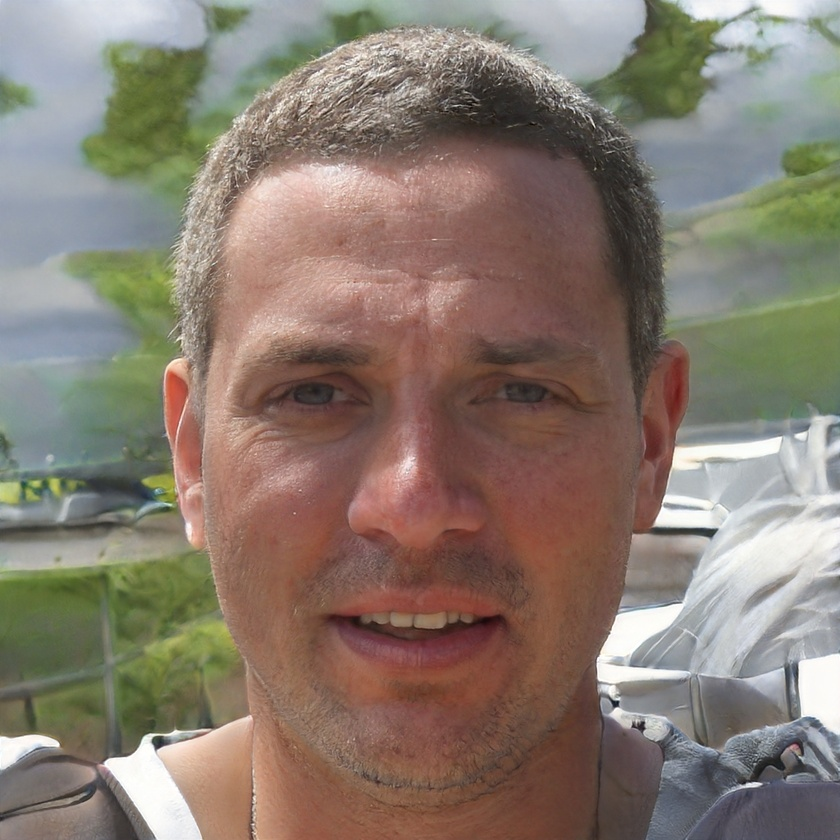
%> input picture img2/thispersondoesnotexist.jpg, 840 x 840 px, shrunk from 1024 x 1024 before the run
$ octave s5.m   (GNU Octave 9; MATLAB toolbox functions it lacks are replaced by stand-ins)
%> lines starting %> are read from the running program, lines starting %| are printed output that depends on the picture; in (x1, y1, x2, y2) boxes, pixels count from 0 and x2, y2 are one past the last pixel; in counts of white or black regions, pixels touching at a corner belong together; the program's own positions count from 1
clear;
close all;

faceImg = imread('thispersondoesnotexist.jpg');
%> faceImg is the input picture: size 840x840x3 uint8; mean R, G, B 136.1, 123, 111.3

%rgb -> hsv
faceImg = rgb2hsv(faceImg);
%> faceImg: size 840x840x3 double; mean H, S, V 0.226, 0.26, 0.557

%make logical filter
hueFilter = faceImg(:,:,1) < 0.10;   %色相
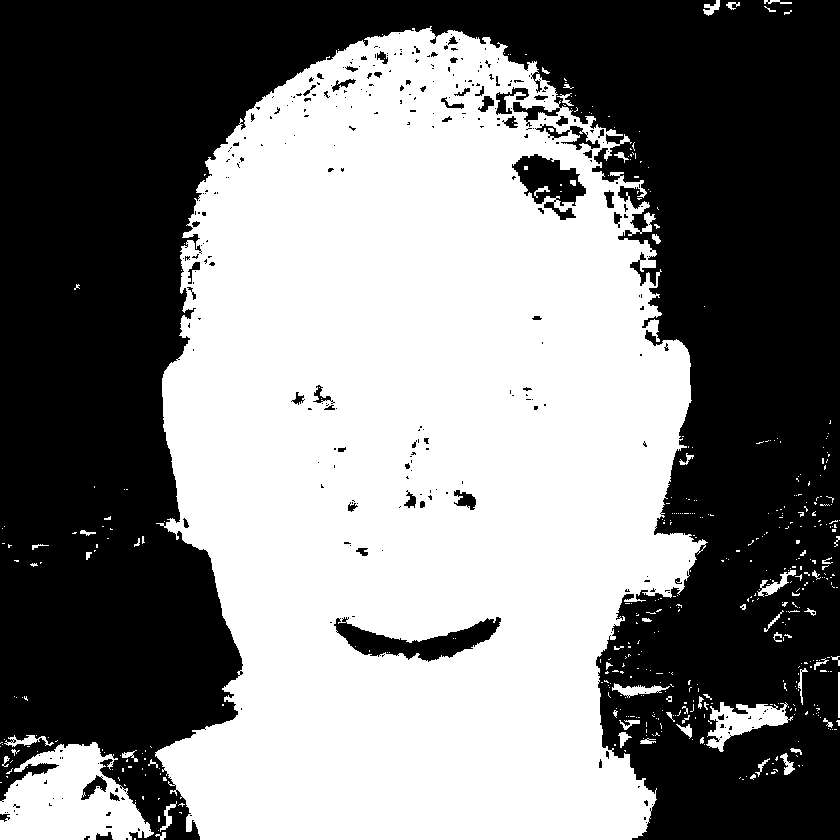
%> hueFilter: size 840x840 logical; 49.9% white; 470 white regions (410 under 20 px), largest, box (x1, y1, x2, y2) and area: (155, 26, 708, 840) 335184, (0, 742, 154, 840) 9710, (706, 702, 793, 752) 1880
saturationFilter = faceImg(:,:,2) > 0.2;   %彩度
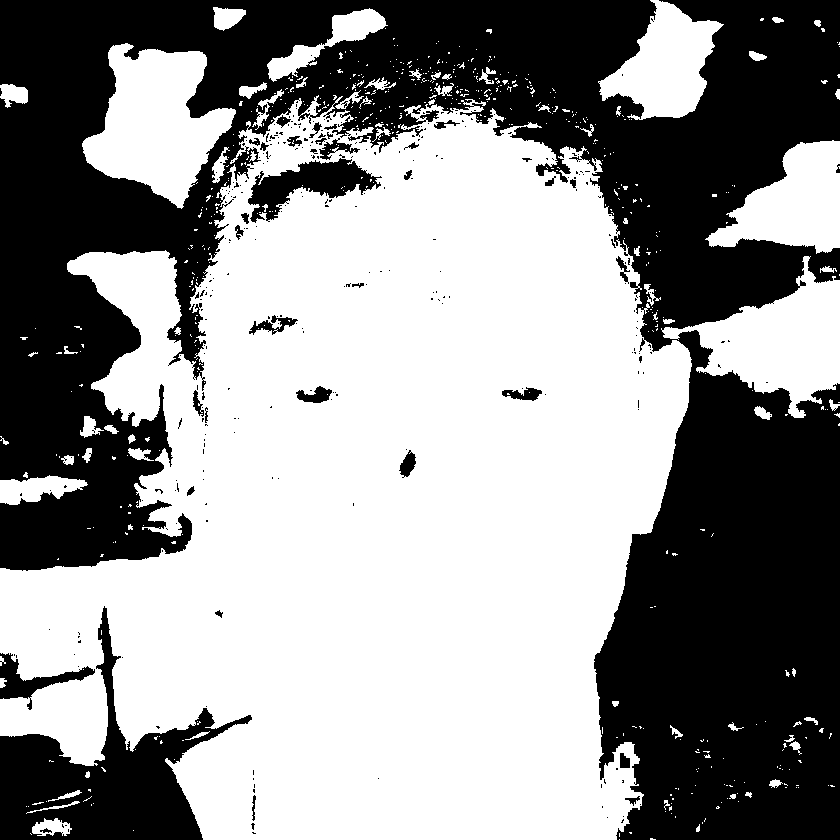
%> saturationFilter: size 840x840 logical; 57.1% white; 315 black regions (278 under 20 px), largest, box (x1, y1, x2, y2) and area: (0, 0, 840, 840) 274073, (0, 606, 252, 840) 19497, (248, 158, 382, 223) 3668
brightnessFilter = faceImg(:,:,3) > 0.1;   %明度
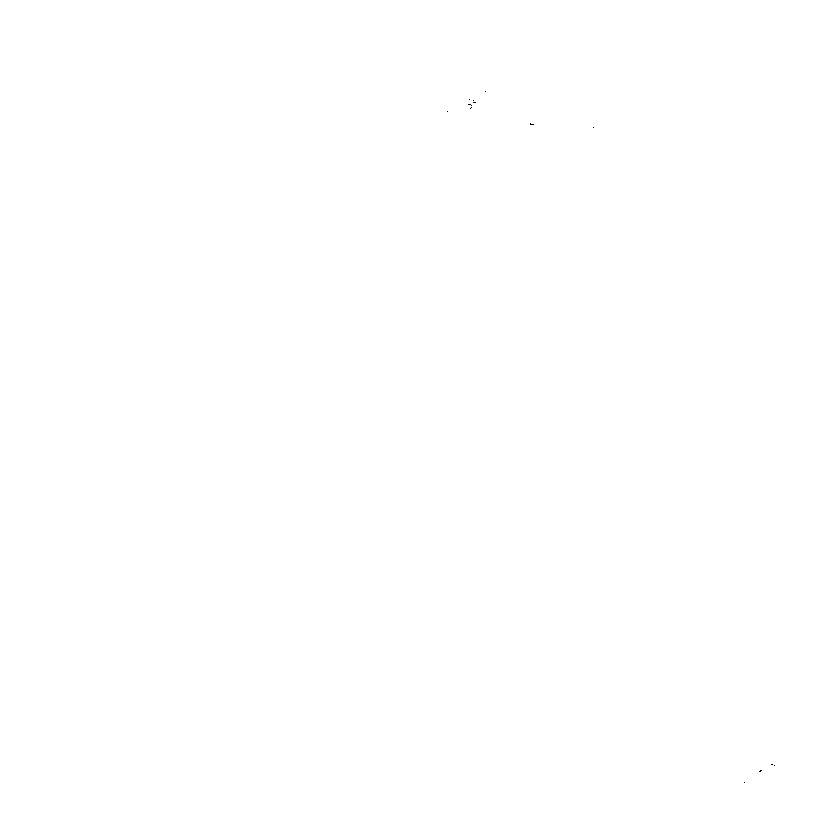
%> brightnessFilter: size 840x840 logical; 100% white; black in thin lines or dots, all inside (x1, y1, x2, y2) = (447, 91, 775, 783)
filter = hueFilter & saturationFilter & brightnessFilter;
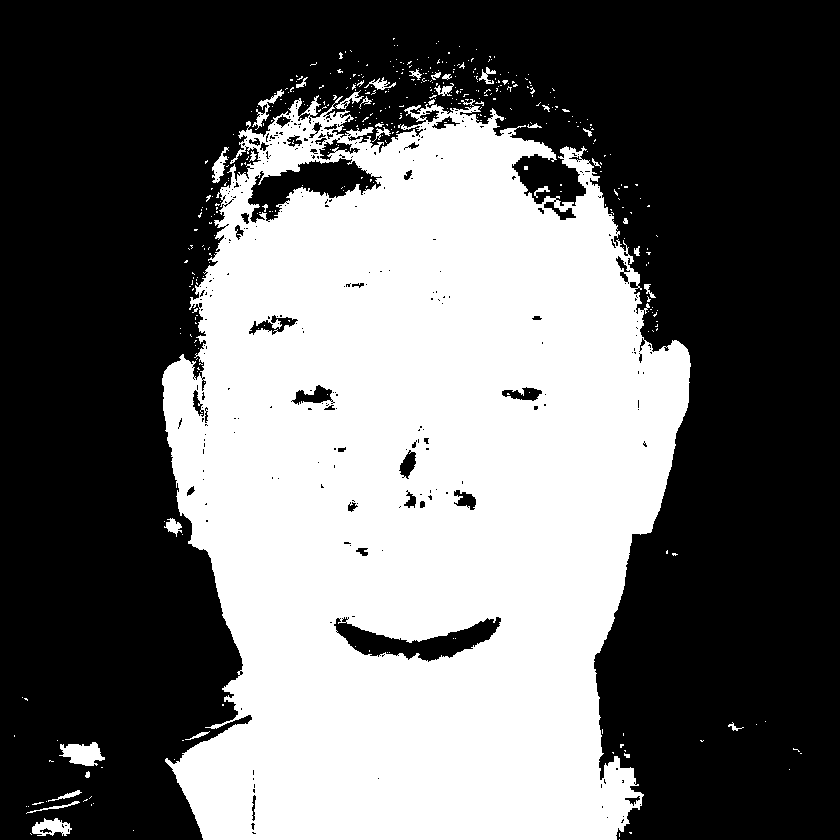
%> filter: size 840x840 logical; 41.9% white; 424 white regions (390 under 20 px), largest, box (x1, y1, x2, y2) and area: (162, 95, 691, 840) 290829, (59, 742, 105, 766) 706, (32, 818, 72, 836) 445

faceImg = hsv2rgb(faceImg); %hsv -> rgb

%apply filter to each color
faceImg(:,:,1) = faceImg(:,:,1) .* filter;
%> faceImg: size 840x840x3 double; mean H, S, V 0.218, 0.482, 0.436
faceImg(:,:,2) = faceImg(:,:,2) .* filter;
%> faceImg: size 840x840x3 double; mean H, S, V 0.218, 0.155, 0.436
faceImg(:,:,3) = faceImg(:,:,3) .* filter;
%> faceImg: size 840x840x3 double; mean H, S, V 0.218, 0.155, 0.135

figure;
imshow(faceImg);
imwrite(faceImg,'skinFiltered.bmp');
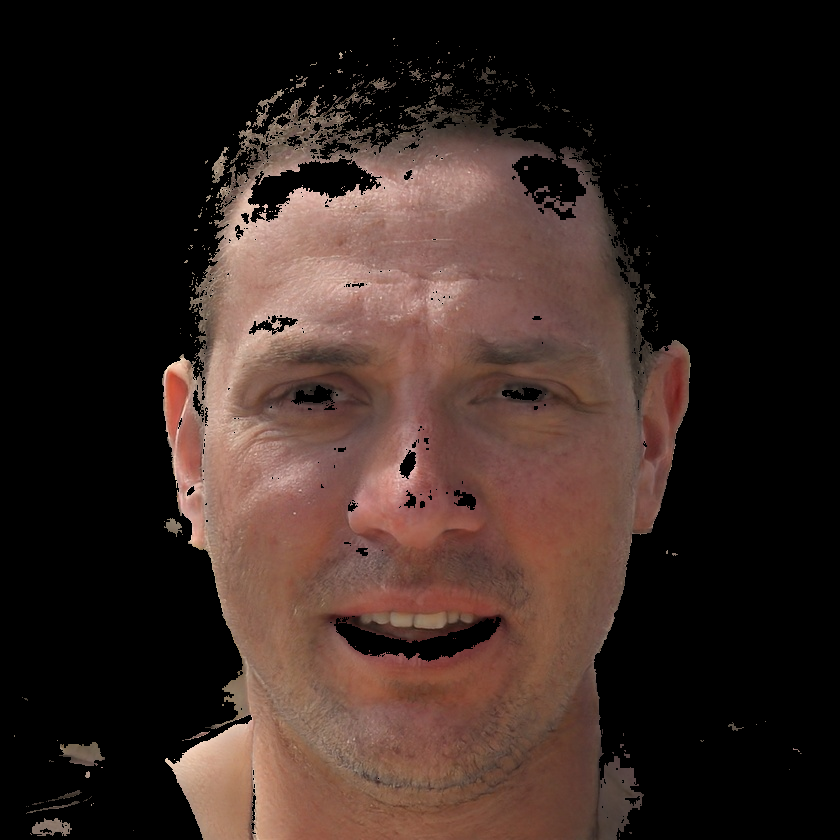
%> saved as skinFiltered.bmp: size 840x840x3 uint8; mean R, G, B 55.6, 39.5, 34.4
imwrite(faceImg,'skinFiltered.jpeg', "JPEG");

%figure;
%imshow(filter);

%rgbだと、明度を表現しにくいのでhsv色空間を使うとよい(影などは色相や彩度は同じだが、明度が大きく異なる)
